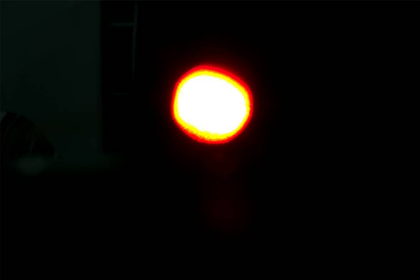
%> input picture 3.png, 420 x 280 px, shrunk from 1547 x 1031 before the run
$ octave demo2.m   (GNU Octave 9; MATLAB toolbox functions it lacks are replaced by stand-ins)
%> lines starting %> are read from the running program, lines starting %| are printed output that depends on the picture; in (x1, y1, x2, y2) boxes, pixels count from 0 and x2, y2 are one past the last pixel; in counts of white or black regions, pixels touching at a corner belong together; the program's own positions count from 1
### my_plot.m
function my_plot( x,y,r )
theta=0:0.1:2*pi;
Circle1=x+r*cos(theta);
Circle2=y+r*sin(theta);
c=[123,14,52];
plot(x,y,'r.','linewidth',5);
plot(Circle1,Circle2,'c','linewidth',1);
end

### demo2.m
clear all
close all;

%%%%%%%%% 可以自主设计半径 %%%%%%%%%%

dd_my = 70;

%% 读取图像
% [5 lines of commented-out code are left out]

img_name = '3.png';

im = imread(img_name);
%> im is the input picture: size 280x420x3 uint8; mean R, G, B 14.5, 11.7, 9.1
% imwrite(im(2:end,:,:),'3.png');
figure;
subplot(231);
imshow(im);
title('原始彩色图');
% 灰度化
if size(im,3)==3
    gray = rgb2gray(im);
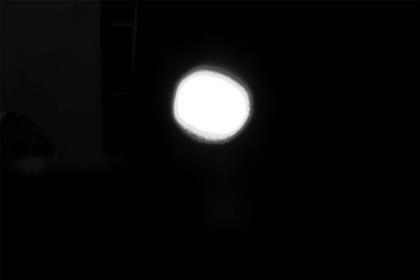
%> gray: size 280x420 uint8; min 0, max 255, mean 12.2
else
    gray = im;
end
subplot(232);
imshow(gray);
title('灰度图');
% 二值化
BW = im2bw(gray);
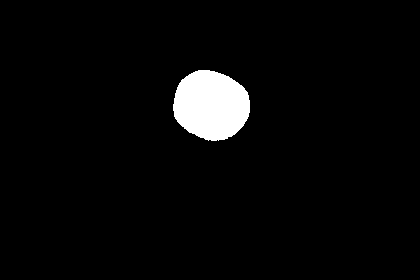
%> BW: size 280x420 logical; 3.6% white; 1 white region, box (x1, y1, x2, y2) and area: (173, 70, 250, 141) 4224
subplot(233);
imshow(BW);
title('二值分割图');


%% 圆检测
% 连通域
[L,num] = bwlabel(BW,8);
%> num = 1

[r,c] = find(L == num);
%> r = 4224 values from 71 to 141; c = 4224 values from 174 to 250
r_max = max(r);
%> r_max = 141
r_min = min(r);
%> r_min = 71
c_max = max(c);
%> c_max = 250
c_min = min(c);
%> c_min = 174

r_center = round((r_max+r_min)/2);
%> r_center = 106
c_center = round((c_max+c_min)/2);
%> c_center = 212

% 半径
% 求边缘
BW1=edge(BW,'Roberts');
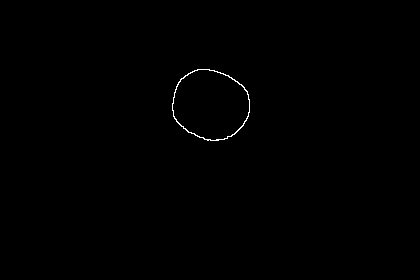
%> BW1: size 280x420 logical; 0.26% white in thin lines or dots, all inside (x1, y1, x2, y2) = (172, 69, 250, 141)
subplot(234);
imshow(BW1);
title('边缘图');
% imshow(BW1);
[r_BW1,c_BW1] = find(BW1==1);
%> r_BW1 = 300 values from 70 to 141; c_BW1 = 300 values from 173 to 250

nn = length(r_BW1);
%> nn = 300

d = zeros(nn,1);
for i = 1:nn
    d(i) = sqrt((r_BW1(i)-r_center)^2+(c_BW1(i)-c_center)^2);

end
%> after the loop, d = 300 values, max 40.46 at index 59, min 32.76 at index 108, mean 36.67
dd = mean(d);
%> dd = 36.67

subplot(235);
imshow(gray);
hold on;
my_plot( c_center,r_center,dd_my );
%> in my_plot, `Circle1=x+r*cos(theta);`: Circle1 = 63 values, max 282 at index 1, min 142.1 at index 32, mean 212.2
%> in my_plot, `Circle2=y+r*sin(theta);`: Circle2 = 63 values, max 176 at index 17, min 36.01 at index 48, mean 106
hold off;
title('标记圆的图');


% 求能量
[r,c] = size(gray);
%> r = 280; c = 420
mask = zeros(r,c);
for i = 1:r
    for j = 1:c
        dp = sqrt((i-r_center)^2+(j-c_center)^2);
        if dp < dd_my
            mask(i,j) = 1;
        end
    end
end
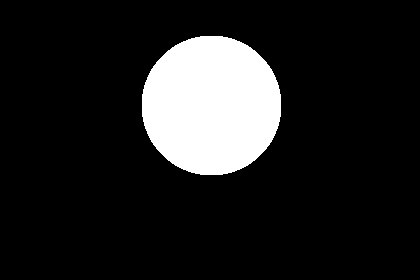
%> mask: size 280x420 double; values 0 (black) and 1 (white), 13.1% white; 1 white region, box (x1, y1, x2, y2) and area: (142, 36, 281, 175) 15361

% 对灰度图进行掩膜
gray_mask = double(gray).* mask;

subplot(236);
imshow(mask);
title('掩膜图');
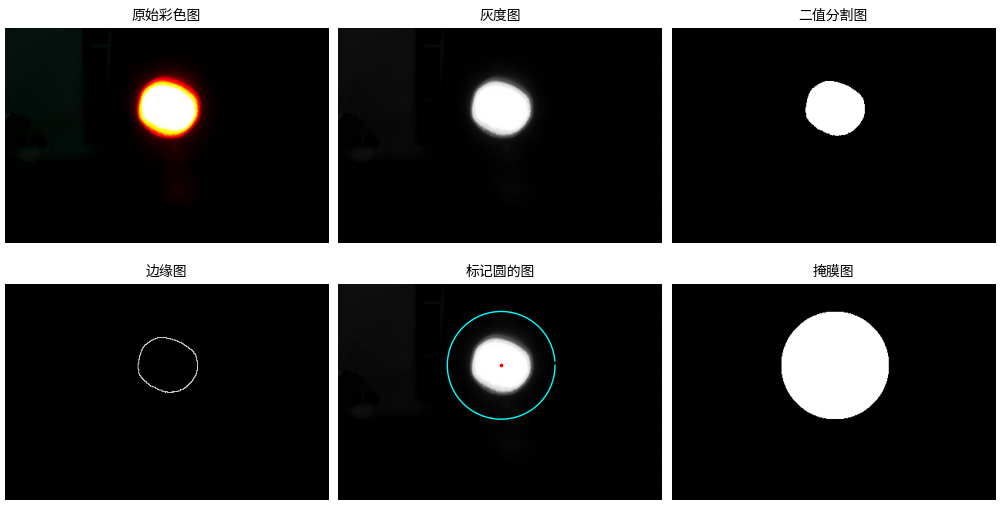
%> figure redrawn from the program's plot data, 6 panels
e = sum(gray_mask(:));
%> e = 1165967

% 求e总
mask = zeros(r,c);
for i = 1:r
    for j = 1:c
        dp = sqrt((i-r_center)^2+(j-c_center)^2);
        if dp < dd
            mask(i,j) = 1;
        end
    end
end
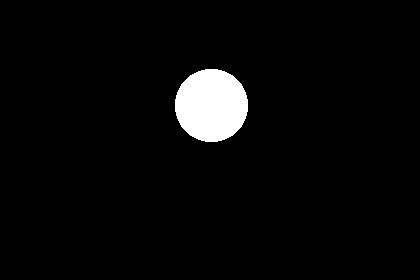
%> mask: size 280x420 double; values 0 (black) and 1 (white), 3.6% white; 1 white region, box (x1, y1, x2, y2) and area: (175, 69, 248, 142) 4205

% 对灰度图进行掩膜
gray_mask = double(gray).* mask;

e_zong = sum(gray_mask(:));
%> e_zong = 1002908


zuobiao = ['(',num2str(r_center),',',num2str(c_center),')'];
%> zuobiao = '(106,212)'
display(['圆心坐标是：',zuobiao]);
%| 圆心坐标是：(106,212)
display(['半径是：',num2str(dd)]);
%| 半径是：36.6708
display(['能量是：',num2str(e)]);
%| 能量是：1165967
display(['能量占比是：',num2str(e/e_zong)]);
%| 能量占比是：1.1626
